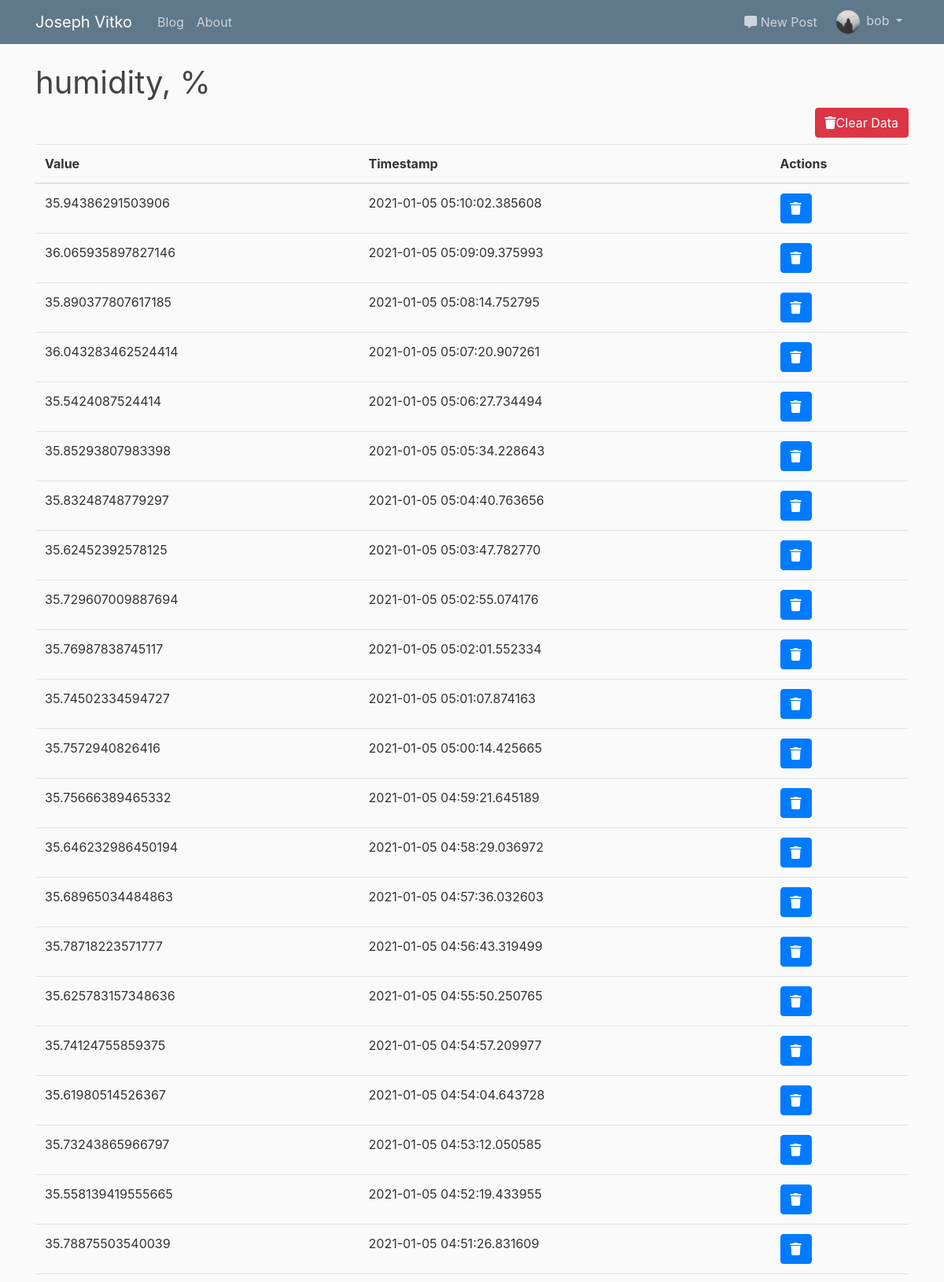
Screenshot of /admin/sensors/humidity (signed in, upper part) with the database file from the repository.
### flaskblog/models.py (models this page shows, shortened)
class User(db.Model, UserMixin):
    id = db.Column(db.Integer, primary_key=True)
    username = db.Column(db.String(20), unique=True, nullable=False)
    email = db.Column(db.String(120), unique=True, nullable=False)
    image_file = db.Column(db.String(20), nullable=False, default='default.jpg')
    password = db.Column(db.String(60), nullable=False)
    posts = db.relationship('Post', backref='author', lazy=True)
    roles = db.relationship('Role', secondary='user_roles')

### flaskblog/weather_data/models.py (models this page shows, shortened)
class Sensor(db.Model):
    id = db.Column(db.Integer(), primary_key=True)
    name = db.Column(db.String(50), nullable=False)
    unit = db.Column(db.String(50), nullable=True)
    data = db.relationship('Data', backref='recorded_by', lazy=True)
    def __repr__(self):
        return f"Sensor(''{self.id}', '{self.name}')"

class Data(db.Model):
    id = db.Column(db.Integer, primary_key=True)
    date_recorded = db.Column(db.DateTime, nullable=False, default=datetime.utcnow)
    value = db.Column(db.Float(50), nullable=False)
    sensor_id = db.Column(db.Integer, db.ForeignKey('sensor.id'), nullable=False)

### flaskblog/admin/routes.py (the view)
@admin.route('/admin/sensors/<string:sensor>')
@admin_permission.require(http_exception=403)
def getsensordata(sensor):
    sensor = Sensor.query.filter_by(name=sensor).first()
    data = Data.query.filter_by(sensor_id=sensor.id).order_by(Data.date_recorded.desc()).paginate(per_page=250)
    page = request.args.get('page', 1, type=int)
    return render_template('admin_data_dashboard.html', data=data, sensor=sensor, page=page, page_context='admin.getsensordata')

### flaskblog/models.py (called while the page is built)
@login_manager.user_loader
def load_user(user_id):
    return User.query.get(int(user_id))

### flaskblog/templates/admin_data_dashboard.html (shortened to what this page needs)
{% extends "layout_admin.html" %}
{% block midsection %}
    <h1>{{ sensor.name }}, {{ sensor.unit }}</h1>
    <div class="float-right">
        <a role="button" class="btn btn-danger mb-2" href="{{ url_for('admin.clearsensordata', sensor=sensor.name) }}">
        <i class="fas fa-trash"></i>Clear Data
    </a>
    </div>
    <table class="table">
        <thead>
            <tr>
                <th>Value</th>
                <th>Timestamp</th>
                <th>Actions</th>
            </tr>
        </thead>
        <tbody>
            {% for datum in data.items %}
                <tr>
                    <td>{{ datum.value }}</td>
                    <td>{{ datum.date_recorded }}</td>
                    <td>
                        <a role="button" class="btn btn-primary" data-toggle="tooltip" data-placement="bottom" title="Drop Sensor" href="{{ url_for('admin.deletesensordatum', sensor=sensor.name, id=datum.id) }}">
                            <i class="fas fa-trash"></i>
                        </a>
                    </td>
                </tr>
            {% endfor %}
        </tbody>
    </table>
{% endblock midsection %}

### flaskblog/templates/header.html (shortened to what this page needs)
<header class="site-header">
    <nav class="navbar navbar-expand-md navbar-dark bg-steel fixed-top">
        <div class="container">
            <a class="navbar-brand mr-4" href="/">Joseph Vitko</a>
            <div class="collapse navbar-collapse" id="navbarToggleMain">
                <div class="navbar-nav mr-auto">
                  <a class="nav-item nav-link" href="{{ url_for('main.blog') }}">Blog</a>
                  <a class="nav-item nav-link" href="{{ url_for('main.about') }}">About</a>
                </div>
            </div>
            {% if current_user.is_authenticated %}
                <div class="collapse navbar-collapse justify-content-end">
                    <div class="navbar-nav">
                        <div class="collapse navbar-collapse newpost" id="navbarTogglePost">
                            <a class="nav-item nav-link postlink nav-dropdown" href="{{ url_for('posts.new_post') }}"><i class="fas fa-comment-alt"></i> New Post</a>
                        </div>
                        <div class="collapse navbar-collapse" id="navbarToggleUser">
                            <li class="nav-item dropdown">
                                <a class="nav-link dropdown-toggle userlink nav-dropdown" href="#" id="navbarDropdownMenuLink" role="button" data-toggle="dropdown" aria-haspopup="true" aria-expanded="false">
                                    <div class="avatar-img-container">
                                        <img src="{{ url_for('static', filename='profile_pics/' + current_user.image_file) }}" class="rounded-circle avatar-img">
                                    </div>
                                    <span class="nav-text avatar-header">{{ current_user.username }}</span>
                                </a>
                            </li>
                        </div>
                    </div>
                </div>
            {% endif %}
        </div>
    </nav>
</header>

### flaskblog/static/main.css (style rules this page uses)
body { background: #fafafa; color: #333333; margin-top: 5rem; }
h1, h2, h3, h4, h5, h6 { color: #444444; font-weight: 400; }
.bg-steel { background-color: #5f788a; }
.site-header .navbar-nav .nav-link { color: #cbd5db; }
.avatar-img-container { width: 30px; height: auto; display: inline-block; }
.avatar-img { width: 100%; height: auto; }
.avatar-header { margin-left: 4px; }
.newpost { margin-right: 8px; }
.userlink { padding-top: 0; padding-bottom: 0; vertical-align: middle; padding-right: 0; }
.postlink { padding-top: 0; padding-bottom: 0; vertical-align: middle; }

### rows the page displays
User: image_file (placeholder picture), username "bob"
Sensor: name "humidity", unit "%"
Data: value "35.94386291503906", date_recorded "2021-01-05 05:10:02.385608"
Data: value "36.065935897827146", date_recorded "2021-01-05 05:09:09.375993"
Data: value "35.890377807617185", date_recorded "2021-01-05 05:08:14.752795"
Data: value "36.043283462524414", date_recorded "2021-01-05 05:07:20.907261"
Data: value "35.5424087524414", date_recorded "2021-01-05 05:06:27.734494"
Data: value "35.85293807983398", date_recorded "2021-01-05 05:05:34.228643"
Data: value "35.83248748779297", date_recorded "2021-01-05 05:04:40.763656"
Data: value "35.62452392578125", date_recorded "2021-01-05 05:03:47.782770"
Data: value "35.729607009887694", date_recorded "2021-01-05 05:02:55.074176"
Data: value "35.76987838745117", date_recorded "2021-01-05 05:02:01.552334"
Data: value "35.74502334594727", date_recorded "2021-01-05 05:01:07.874163"
Data: value "35.7572940826416", date_recorded "2021-01-05 05:00:14.425665"
Data: value "35.75666389465332", date_recorded "2021-01-05 04:59:21.645189"
Data: value "35.646232986450194", date_recorded "2021-01-05 04:58:29.036972"
Data: value "35.68965034484863", date_recorded "2021-01-05 04:57:36.032603"
Data: value "35.78718223571777", date_recorded "2021-01-05 04:56:43.319499"
Data: value "35.625783157348636", date_recorded "2021-01-05 04:55:50.250765"
Data: value "35.74124755859375", date_recorded "2021-01-05 04:54:57.209977"
Data: value "35.61980514526367", date_recorded "2021-01-05 04:54:04.643728"
Data: value "35.73243865966797", date_recorded "2021-01-05 04:53:12.050585"
Data: value "35.558139419555665", date_recorded "2021-01-05 04:52:19.433955"
Data: value "35.78875503540039", date_recorded "2021-01-05 04:51:26.831609"
